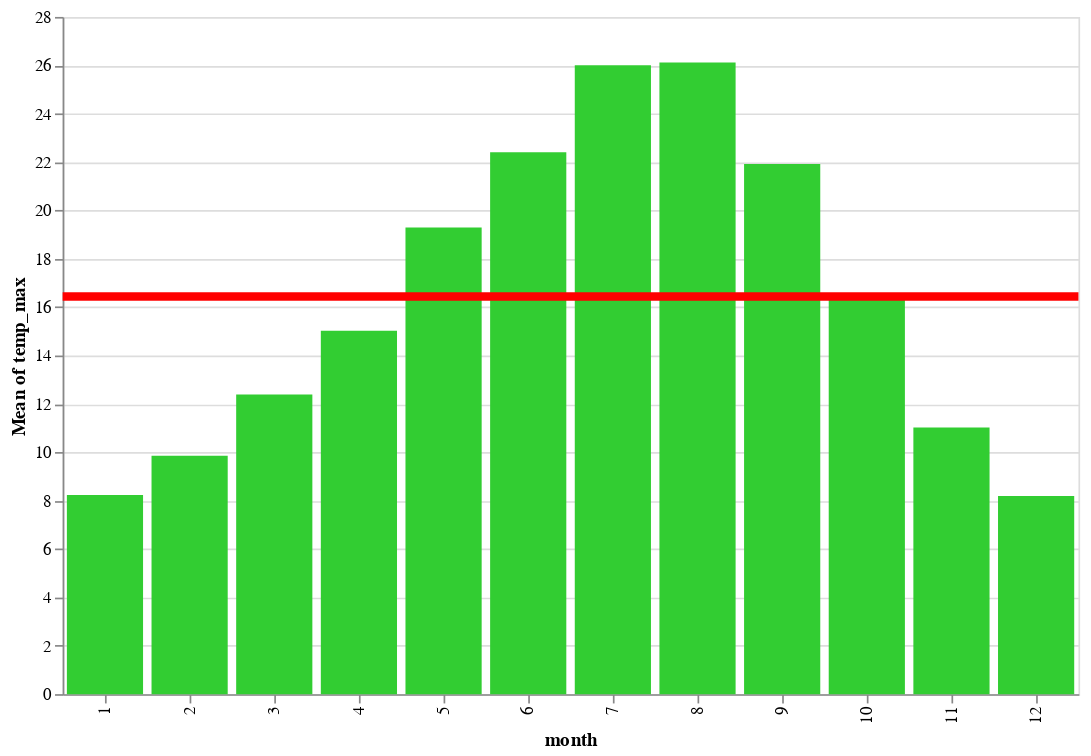

The notebook cell this image was saved under:
### Code cell
#building more complex interactions with visualizations
#setup a selection brush that will allow to select specific features from my graphs
brush = alt.selection(type = 'interval', encodings = ['x'])

#along the x axis, we have the different months
#along the y axis, we have average maximum temperatures
bars = alt.Chart(height = 400, width = 600) \
        .mark_bar(color = 'limegreen') \
        .encode(x = 'month:O',
               y = 'mean(temp_max):Q',
               opacity = alt.condition(brush, #allow us to select within this graph
                                      alt.OpacityValue(1), #alter opacity of our visualization
                                      alt.OpacityValue(0.5)))\
        .add_selection(brush) #need to explicity add the brush selector

#I'll also have a horizontal line on my chart that represent the average max temperatures across the months
#it's not static, it can be transformed based on the selection in the transform_filter
line = alt.Chart() \
        .mark_rule(color = 'red') \
        .encode(y = 'mean(temp_max):Q',
               size = alt.SizeValue(5)) \
        .transform_filter(brush)

alt.layer(bars, line, data = weather_data)

### Figure 1 — Vega-Lite specification as saved in the notebook (floating-point values rounded to 4 significant figures; data arrays with more than 128 entries replaced by an {"elided": "..."} marker saying what was removed)
{"config": {"view": {"continuousWidth": 400, "continuousHeight": 300}}, "layer": [{"mark": {"type": "bar", "color": "limegreen"}, "encoding": {"opacity": {"condition": {"value": 1, "selection": "selector002"}, "value": 0.5}, "x": {"type": "ordinal", "field": "month"}, "y": {"type": "quantitative", "aggregate": "mean", "field": "temp_max"}}, "height": 400, "selection": {"selector002": {"type": "interval", "encodings": ["x"]}}, "width": 600}, {"mark": {"type": "rule", "color": "red"}, "encoding": {"size": {"value": 5}, "y": {"type": "quantitative", "aggregate": "mean", "field": "temp_max"}}, "transform": [{"filter": {"selection": "selector002"}}]}], "data": {"name": "data-34c913c2ef68cd4023ca26de0be7dcb4"}, "$schema": "https://vega.github.io/schema/vega-lite/v4.8.1.json", "datasets": {"data-34c913c2ef68cd4023ca26de0be7dcb4": {"elided": "1461 records"}}}
